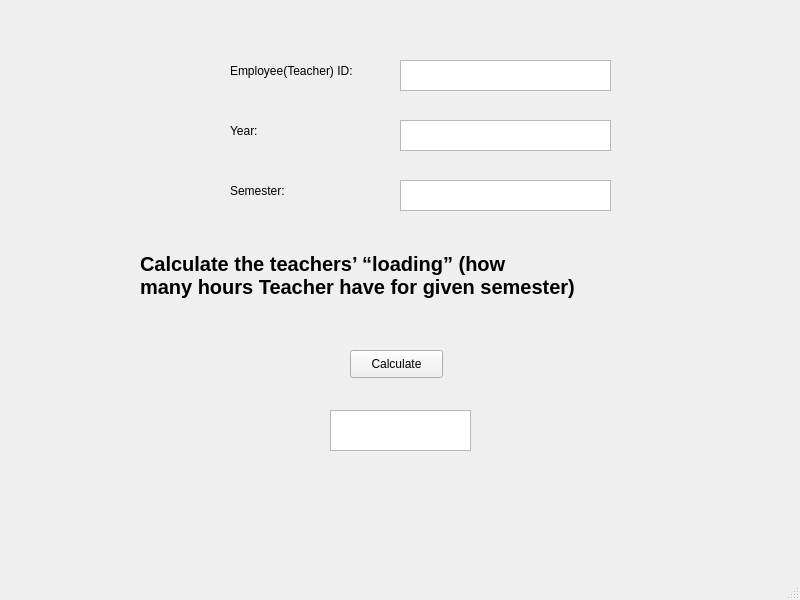
<?xml version="1.0" encoding="UTF-8"?>
<ui version="4.0">
 <class>MainWindow</class>
 <widget class="QMainWindow" name="MainWindow">
  <property name="geometry">
   <rect>
    <x>0</x>
    <y>0</y>
    <width>800</width>
    <height>600</height>
   </rect>
  </property>
  <property name="windowTitle">
   <string>MainWindow</string>
  </property>
  <widget class="QWidget" name="centralwidget">
   <widget class="QTextEdit" name="textEdit">
    <property name="geometry">
     <rect>
      <x>400</x>
      <y>60</y>
      <width>211</width>
      <height>31</height>
     </rect>
    </property>
   </widget>
   <widget class="QTextEdit" name="textEdit_2">
    <property name="geometry">
     <rect>
      <x>400</x>
      <y>120</y>
      <width>211</width>
      <height>31</height>
     </rect>
    </property>
   </widget>
   <widget class="QTextEdit" name="textEdit_3">
    <property name="geometry">
     <rect>
      <x>400</x>
      <y>180</y>
      <width>211</width>
      <height>31</height>
     </rect>
    </property>
   </widget>
   <widget class="QLabel" name="label">
    <property name="geometry">
     <rect>
      <x>230</x>
      <y>60</y>
      <width>141</width>
      <height>21</height>
     </rect>
    </property>
    <property name="text">
     <string>Employee(Teacher) ID:</string>
    </property>
   </widget>
   <widget class="QLabel" name="label_2">
    <property name="geometry">
     <rect>
      <x>230</x>
      <y>120</y>
      <width>141</width>
      <height>21</height>
     </rect>
    </property>
    <property name="text">
     <string>Year:</string>
    </property>
   </widget>
   <widget class="QLabel" name="label_3">
    <property name="geometry">
     <rect>
      <x>230</x>
      <y>180</y>
      <width>141</width>
      <height>21</height>
     </rect>
    </property>
    <property name="text">
     <string>Semester:</string>
    </property>
   </widget>
   <widget class="QPushButton" name="pushButton">
    <property name="geometry">
     <rect>
      <x>350</x>
      <y>350</y>
      <width>93</width>
      <height>28</height>
     </rect>
    </property>
    <property name="text">
     <string>Calculate</string>
    </property>
   </widget>
   <widget class="QTextEdit" name="textEdit_4">
    <property name="geometry">
     <rect>
      <x>330</x>
      <y>410</y>
      <width>141</width>
      <height>41</height>
     </rect>
    </property>
   </widget>
   <widget class="QLabel" name="label_4">
    <property name="geometry">
     <rect>
      <x>140</x>
      <y>240</y>
      <width>571</width>
      <height>71</height>
     </rect>
    </property>
    <property name="font">
     <font>
      <pointsize>15</pointsize>
      <weight>75</weight>
      <bold>true</bold>
     </font>
    </property>
    <property name="text">
     <string>Calculate the teachers’ “loading” (how 
many hours Teacher have for given semester)</string>
    </property>
   </widget>
  </widget>
  <widget class="QMenuBar" name="menubar">
   <property name="geometry">
    <rect>
     <x>0</x>
     <y>0</y>
     <width>800</width>
     <height>26</height>
    </rect>
   </property>
  </widget>
  <widget class="QStatusBar" name="statusbar"/>
 </widget>
 <resources/>
 <connections/>
</ui>
